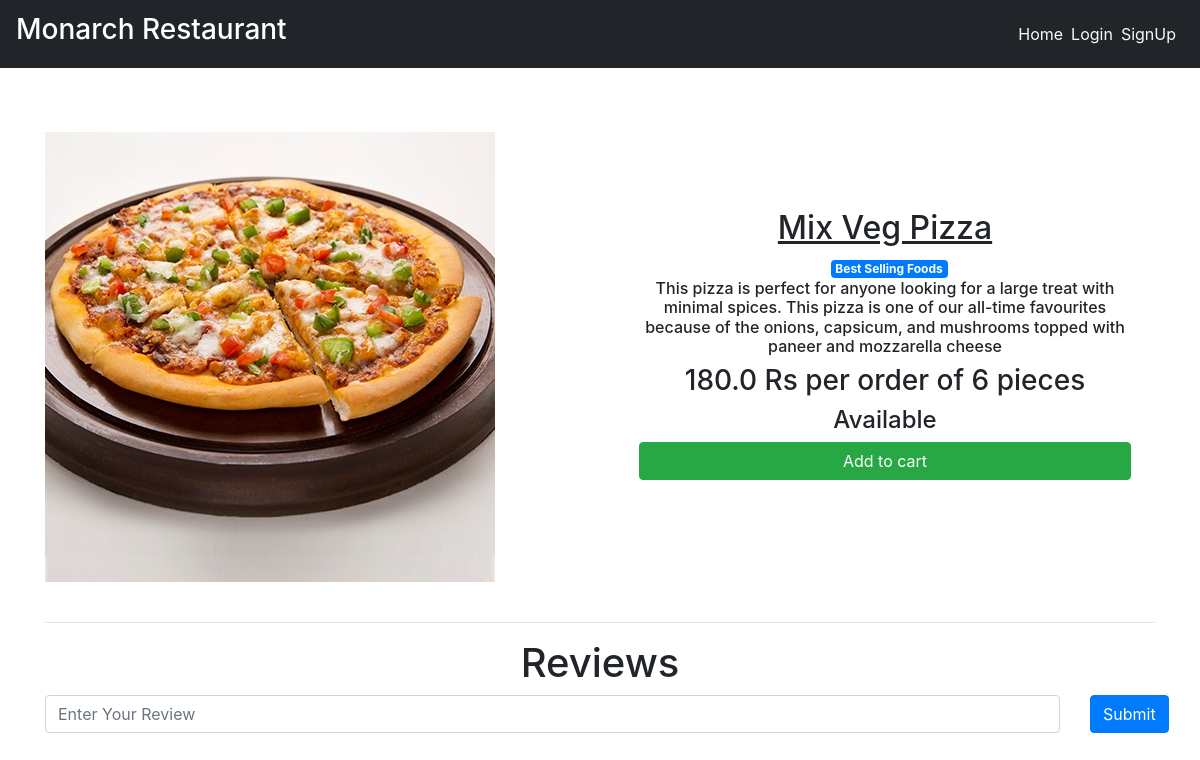
/dishes/Fast-Food, run on the app's committed database.
### main/models.py (models this page shows, shortened)
class Item(models.Model):
    LABELS = (
        ('Best Selling Foods', 'Best Selling Foods'),
        ('New Food', 'New Food'),
        ('Spicy Foods🔥', 'Spicy Foods🔥'),
    )
    LABEL_COLOUR = (
        ('danger', 'danger'),
        ('success', 'success'),
        ('primary', 'primary'),
        ('info', 'info'),
        ('warning', 'warning'),
    )
    title = models.CharField(max_length=150)
    description = models.CharField(max_length=250,blank=True)
    price = models.FloatField()
    pieces = models.IntegerField(default=6)
    instructions = models.CharField(max_length=250,default="Available")
    image = models.ImageField(default='default.png', upload_to='images/')
    labels = models.CharField(max_length=25, choices=LABELS, blank=True)
    label_colour = models.CharField(max_length=15, choices=LABEL_COLOUR, blank=True)
    slug = models.SlugField(default="foods")
    created_by = models.ForeignKey(User, on_delete=models.CASCADE)

### main/views.py (the view)
# urls.py: path('dishes/<slug>', views.menuDetail, name='dishes'),
def menuDetail(request, slug):
    item = Item.objects.filter(slug=slug).first()
    reviews = Reviews.objects.filter(rslug=slug).order_by('-id')[:7]
    context = {
        'item' : item,
        'reviews' : reviews,
    }
    return render(request, 'main/dishes.html', context)

### main/templates/main/dishes.html (shortened to what this page needs)
{% extends "main/layout.html" %}
{% block content %}
<div class="dishes">
  <main class="mt-3 pt-4 main">
    <div class="container dark-grey-text">
      <div class="row wow fadeIn">
        <div class="col-md-6 mb-4">
          <img src="{{ item.image.url }}" class="img-fluid mt-4" alt="">
        </div>
        <div class="col-md-6 mb-4 information">
          <div class="p-4 content">
            <div class="mt-0">
                <h2><u>{{ item.title }}</u></h2><span class="badge badge-{{ item.label_colour }} ml-2">{{ item.labels }}</span>
            </div>
            <div class="lead">
              {% if item.description %}
              <h6>{{ item.description }}</h6>
              {% endif %}
              <h3>{{ item.price }} Rs per order of {{ item.pieces}} pieces</h3>
              <h4>{{ item.instructions }}</h4>
            </div>
            <a href="{% url 'main:add-to-cart' item.slug %}" class="btn btn-success btn-md my-0 p">Add to cart</a>
          </div>
        </div>
      </div>
      <hr>
    </div>
  </main>
  <div class="container">
    <h1 class="text-center">Reviews</h1>
    <form action="{% url 'main:add_reviews' %}" method="POST" class="mb-3">
      <div class="row">
        <div class="col-sm-11">
          <input type="text" name="review" class="form-control" placeholder="Enter Your Review">
        </div>
        <div class="col-sm-1">
          <button type="submit" class="btn btn-primary">Submit</button>
        </div>
      </div>
    </form>
  </div>
</div>
{% endblock content %}

### main/static/main/styles.css (style rules this page uses)
.dishes .main .container .row img { max-width: 540px; max-height: 450px; width: fit-content; }
.dishes .main .container .row .content { display: flex; flex-direction: column; text-align: center; justify-content: center; }
.dishes .main .container .row .information { display: flex; flex-direction: column; text-align:justify; justify-content: center; }

### data on the page
Item: image (picture), title "Mix Veg Pizza", labels "Best Selling Foods", description "This pizza is perfect for anyone looking for a large treat with minimal spices. This pizza is one of our all-time favourites because of the onions, capsicum, and mushrooms topped with paneer and mozzarella cheese", price "180.0", pieces "6", instructions "Available"
